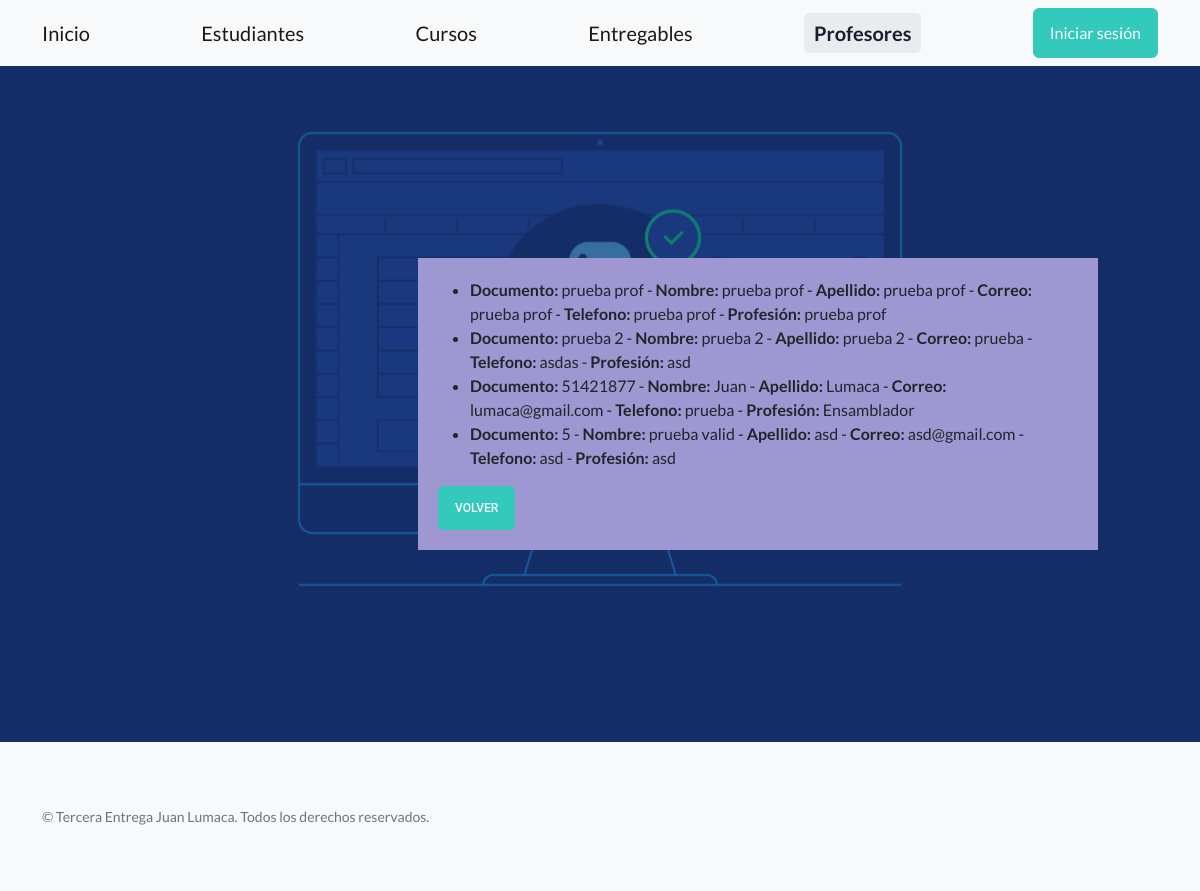
Page /AppCoder/buscarProfesores on the earlier database version.
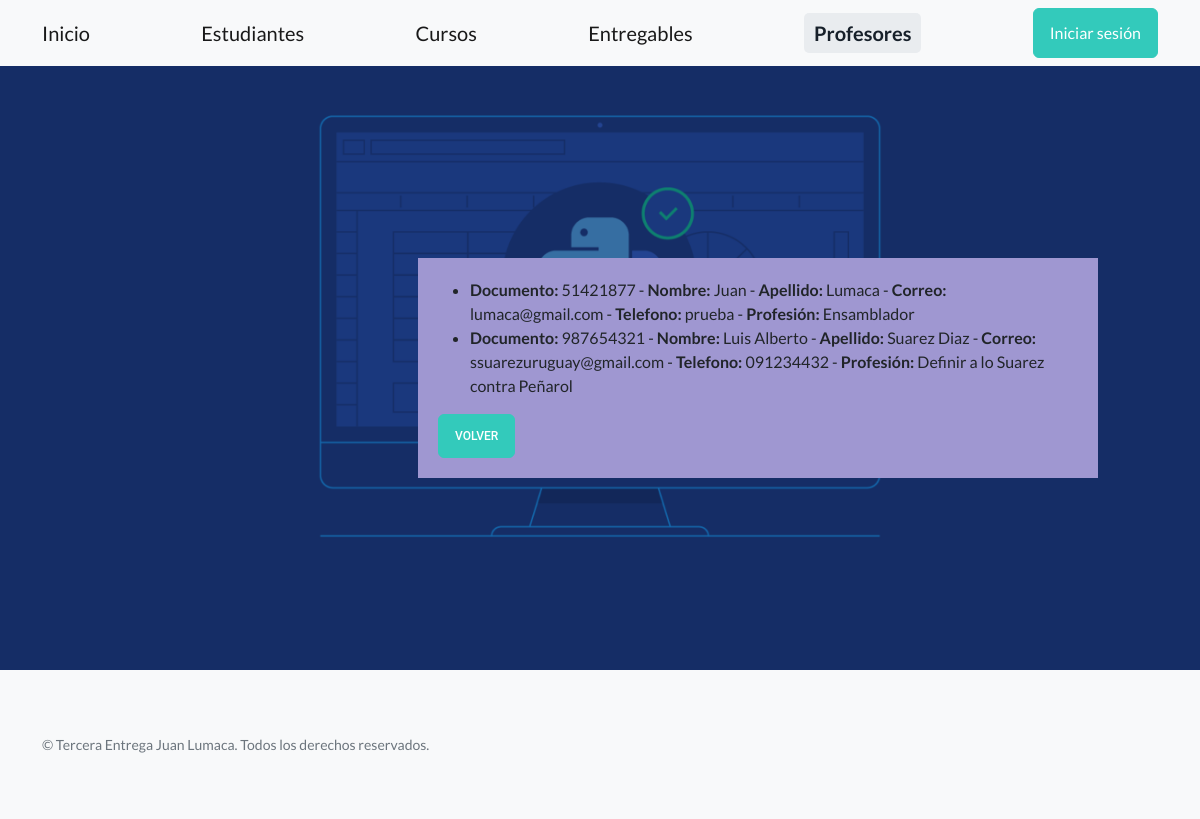
Same page on the later database version.
### AppCoder/models.py (models this page shows)
class Profesor(models.Model):
    documento = models.CharField(max_length=10)
    nombre = models.CharField(max_length=30)
    apellido = models.CharField(max_length=30)
    email = models.CharField(max_length=30)
    telefono = models.CharField(max_length=30)
    profesion = models.CharField(max_length=30)

### AppCoder/views.py (the view)
# urls.py: path('buscarProfesores', views.buscarProfesoresTodos,name="BuscarProfesores"),#PROFESORES
def buscarProfesoresTodos(req):
    try:
        if req.method == "GET":
            profesores = Profesor.objects.all()
            return render(req, "Profesores/formConsultarTodosProfesores.html", {"profesores": profesores,'active_page': 'profesores'})
    except OperationalError as e:
        return render(req, "Profesores/formConsultarTodosProfesores.html", {'error_message':f"Ha ocurrido un error no controlado con la base de datos: {str(e)}",'active_page': 'profesores'})
    except IntegrityError as e:
        return render(req, "Profesores/formConsultarTodosProfesores.html", {'error_message':f"Ha ocurrido un error de integridad no controlado con la base de datos: {str(e)}",'active_page': 'profesores'})
    except ValueError as e:
        return render(req, "Profesores/formConsultarTodosProfesores.html", {'error_message':f"Se deben ingresar los datos: {str(e)}",'active_page': 'profesores'})
    except Exception as e:
        return render(req, "Profesores/formConsultarTodosProfesores.html", {'error_message':f"Excepción no controlada: {str(e)}",'active_page': 'profesores'})

### AppCoder/templates/Profesores/formConsultarTodosProfesores.html (shortened to what this page needs)
{% extends "padre.html" %}
{% load static %}
{% block contenidoQueCambia %}
  <div class="padding">
    <div class="row container d-flex justify-content-center">
      <div class="col-md-6 col-lg-4">
        <div class="FondoConsulta">
          {% if error_message %}
            <p class="MensajeError">{{error_message}}</p>
          {% else %}
            {% if profesores %}
              <ul>
                {% for profesor in profesores %}
                  <li>
                    <strong>Documento:</strong> {{profesor.documento}} -
                    <strong>Nombre:</strong> {{profesor.nombre}} -
                    <strong>Apellido:</strong> {{profesor.apellido}} -
                    <strong>Correo:</strong> {{profesor.email}} -
                    <strong>Telefono:</strong> {{profesor.telefono}} -
                    <strong>Profesión:</strong> {{profesor.profesion}}
                  </li>
                {% endfor %}
              </ul>
            {% else %}
              <p class="MensajeError">No se encontraron datos!</p>
            {% endif %}
          {% endif %}
          <a href="{% url 'Profesores' %}" class="btn btn-block btn-bold btn-primary">Volver</a>
        </div>
      </div>
    </div>
  </div>
{% endblock %}

Differences in the rows shown:
removed Profesor: documento "prueba prof", nombre "prueba prof", apellido "prueba prof", email "prueba prof", telefono "prueba prof", profesion "prueba prof"
removed Profesor: documento "prueba 2", nombre "prueba 2", apellido "prueba 2", email "prueba", telefono "asdas", profesion "asd"
removed Profesor: documento "5", nombre "prueba valid", apellido "asd", email "asd@gmail.com", telefono "asd", profesion "asd"
added Profesor: documento "987654321", nombre "Luis Alberto", apellido "Suarez Diaz", email "ssuarezuruguay@gmail.com", telefono "091234432", profesion "Definir a lo Suarez contra Peñarol"
